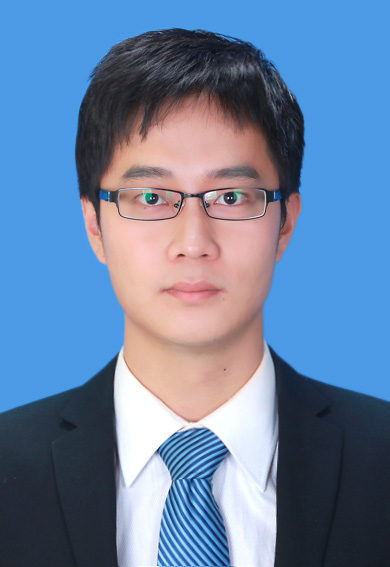
#> input picture pic/123.jpg, 390 x 567 px, found by its file name
$ python main.py
#> lines starting #> are read from the running program, lines starting #| are printed output that depends on the picture; after the words box and inside, x2 and y2 are one past the last pixel; in counts of white or black regions, pixels touching at a corner belong together
# !/usr/bin/env python
# -*- coding:utf-8 -*-
import cv2
import numpy as np

file = r".\\pic\\123.jpg"
# step1:读取照片
img = cv2.imread(file)
#> img is the input picture: shape (567, 390, 3); mean B, G, R 163.3, 130, 105.3

# step1.2:缩放图片()
img = cv2.resize(img, None, fx=1.5, fy=1.5)
#> img: shape (850, 585, 3)
rows, cols, channels = img.shape
#> rows = 850; cols = 585; channels = 3
# 展示图片
cv2.imshow("original...", img)

# step2.1 图片转换为灰度图并显示
hsv = cv2.cvtColor(img, cv2.COLOR_BGR2HSV)
#> hsv: shape (850, 585, 3); mean H, S, V 89, 112.4, 175.1

# :图片的二值化处理
# 红底变蓝底
# 将在两个阈值内的像素值设置为白色（255），
# 而不在阈值区间内的像素值设置为黑色（0）
#
lower_red = np.array([0, 125, 125])
upper_red = np.array([255, 255, 255])
mask = cv2.inRange(hsv, lower_red, upper_red)
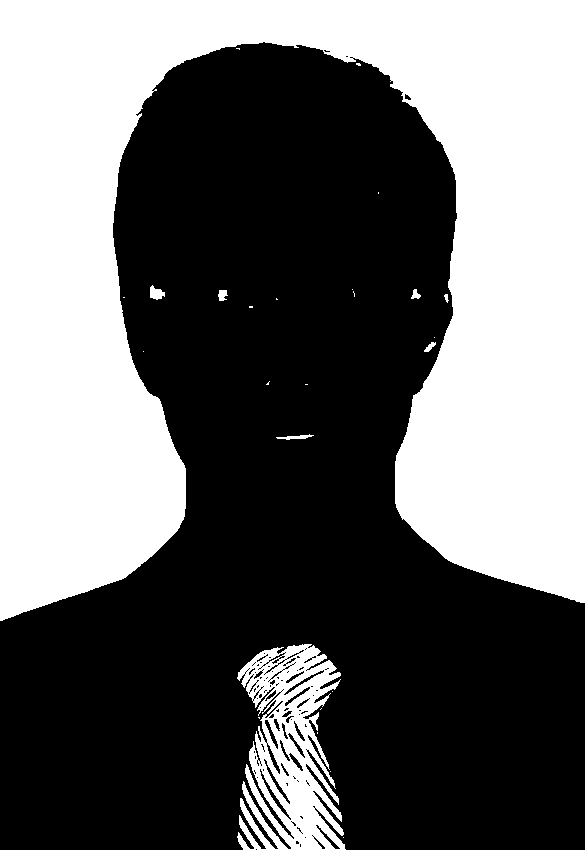
#> mask: shape (850, 585); 41.4% white; 26 white regions (18 under 20 px), largest, box (x1, y1, x2, y2) and area: (0, 0, 585, 621) 192757, (237, 644, 346, 850) 12814, (150, 285, 165, 300) 144

# step2.3:腐蚀膨胀 若是腐蚀膨胀后仍有白色噪点，可以增加iterations的值
erode = cv2.erode(mask, None, iterations=5)
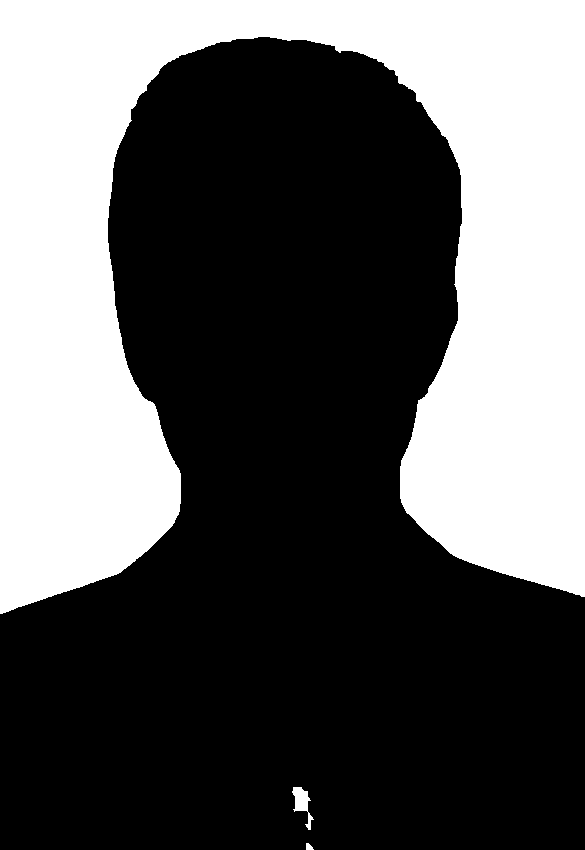
#> erode: shape (850, 585); 36.8% white; 3 white regions, box (x1, y1, x2, y2) and area: (0, 0, 585, 614) 182520, (292, 787, 314, 830) 389, (306, 843, 314, 850) 40
# cv2.imshow('erode', erode)
dilate = cv2.dilate(erode, None, iterations=7)
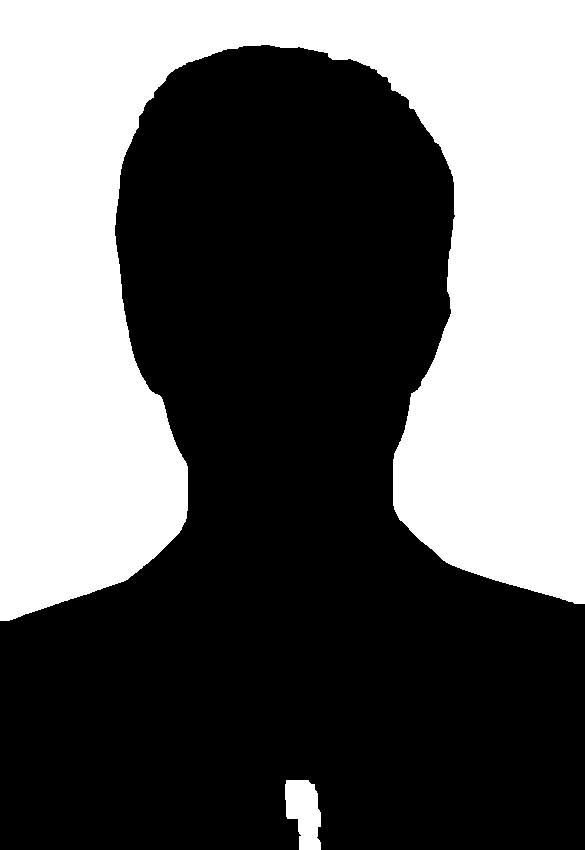
#> dilate: shape (850, 585); 39.9% white; 2 white regions, box (x1, y1, x2, y2) and area: (0, 0, 585, 621) 196569, (285, 780, 321, 850) 1884

# step3遍历每个像素点，进行颜色的替换
'''
#若是想要将红底变成蓝底img[i,j]=(255,0,0)，
#若是想将蓝底变为红底则img[i,j]=(0,0,255),
#若是想变白底img[i,j]=(255,255,255)
'''
for i in range(rows):
    for j in range(cols):
        if dilate[i, j] == 255:  # 像素点255表示白色,180为灰度
            img[i, j] = (0, 0, 255)  # 此处替换颜色，为BGR通道，不是RGB通道
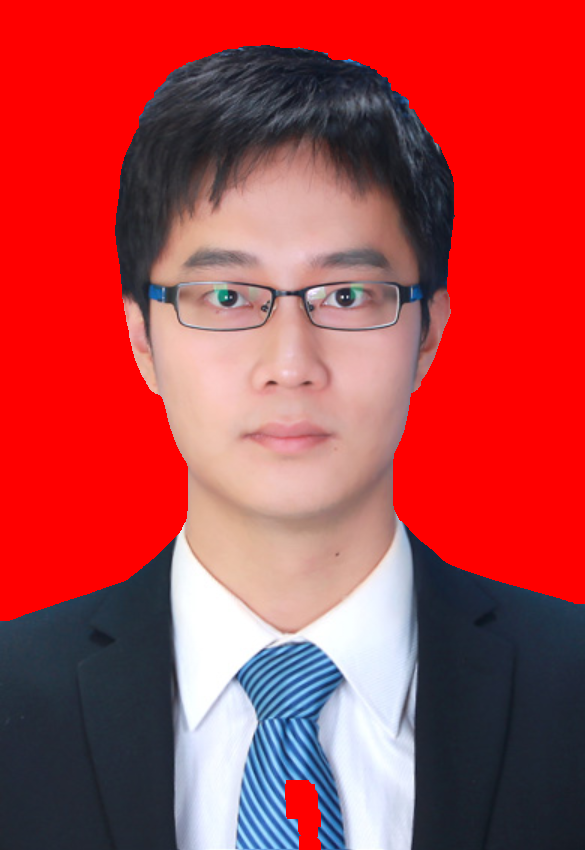
#> img: shape (850, 585, 3); mean B, G, R 72.9, 68.9, 176.4

# step4 显示图像
new_file = r".\\pic\\123_red.png"
cv2.imwrite(new_file, img)
res = cv2.imread(new_file)
cv2.imshow('result...', res)
# 窗口等待的命令，0表示无限等待
cv2.waitKey(0)
